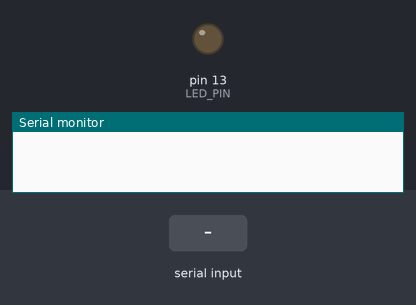
This sketch was run on a simulated Arduino Uno, built with avr-gcc and run on an emulated ATmega328P. On the bench: output pins drawn as LEDs (lit = HIGH), the last lines printed to the serial monitor. The test bench sets the inputs (shaded band).

Above: at 1.2 s.
1.3 s: "90,45\n" received over Serial
At 3.2 s:
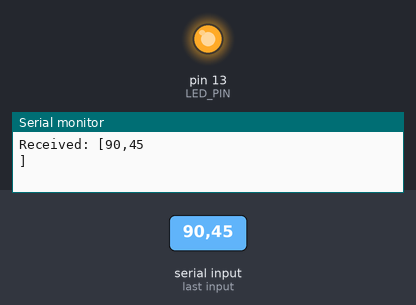
3.8 s: "0\n" received over Serial
At 5.1 s:
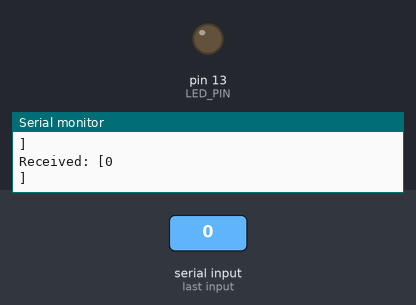
6.3 s: "30,150\n" received over Serial
At 8.1 s:
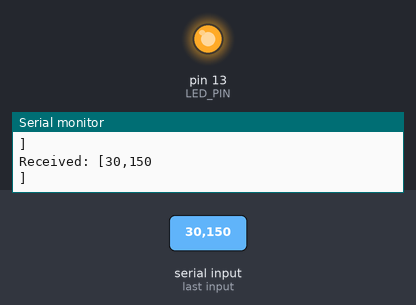
Timing chart, 0 to 9.6 s (numbered marks = the images above; inputs shaded):
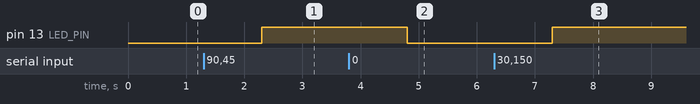

Measured:
- after the input at 1.3 s, pin 13 (LED_PIN): LOW → HIGH after 1.0 s
- after the input at 3.8 s, pin 13 (LED_PIN): HIGH → LOW after 1.0 s
- after the input at 6.3 s, pin 13 (LED_PIN): LOW → HIGH after 1.0 s

The sketch:

simple_serial_reciever.ino
```cpp
#define LED_PIN 13

void setup() {
  // put your setup code here, to run once:
  pinMode(LED_PIN, OUTPUT);
  digitalWrite(LED_PIN, LOW);

  Serial.begin(115200);
}

void loop() {
  // put your main code here, to run repeatedly:
  if(Serial.available())
  {
    String str = Serial.readString();
    Serial.println("Received: [" + str + "]");
    int x = str.toInt();
    if (x == 0)
    {
      digitalWrite(LED_PIN, LOW);
    } else {
      digitalWrite(LED_PIN, HIGH);
    }
  }
}
```
